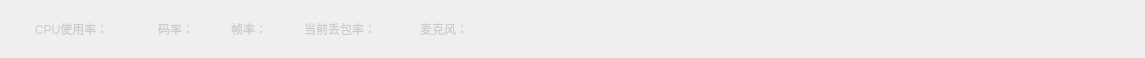
<?xml version="1.0" encoding="UTF-8"?>
<ui version="4.0">
 <class>RunningStateWdg</class>
 <widget class="QWidget" name="RunningStateWdg">
  <property name="geometry">
   <rect>
    <x>0</x>
    <y>0</y>
    <width>1145</width>
    <height>58</height>
   </rect>
  </property>
  <property name="windowTitle">
   <string>RunningStateWdg</string>
  </property>
  <layout class="QHBoxLayout" name="horizontalLayout">
   <property name="spacing">
    <number>0</number>
   </property>
   <property name="leftMargin">
    <number>35</number>
   </property>
   <property name="topMargin">
    <number>0</number>
   </property>
   <property name="rightMargin">
    <number>0</number>
   </property>
   <property name="bottomMargin">
    <number>0</number>
   </property>
   <item>
    <layout class="QHBoxLayout" name="horizontalLayout_2">
     <property name="spacing">
      <number>0</number>
     </property>
     <item>
      <widget class="QLabel" name="labCpuTitle">
       <property name="sizePolicy">
        <sizepolicy hsizetype="Preferred" vsizetype="Preferred">
         <horstretch>0</horstretch>
         <verstretch>0</verstretch>
        </sizepolicy>
       </property>
       <property name="styleSheet">
        <string notr="true">color:rgba(204,204,204,255);
</string>
       </property>
       <property name="text">
        <string>CPU使用率：</string>
       </property>
      </widget>
     </item>
     <item>
      <widget class="QLabel" name="labCpu">
       <property name="sizePolicy">
        <sizepolicy hsizetype="Preferred" vsizetype="Preferred">
         <horstretch>0</horstretch>
         <verstretch>0</verstretch>
        </sizepolicy>
       </property>
       <property name="styleSheet">
        <string notr="true">color:rgba(204,204,204,255);</string>
       </property>
       <property name="text">
        <string/>
       </property>
      </widget>
     </item>
     <item>
      <spacer name="horizontalSpacer_7">
       <property name="orientation">
        <enum>Qt::Horizontal</enum>
       </property>
       <property name="sizeType">
        <enum>QSizePolicy::Fixed</enum>
       </property>
       <property name="sizeHint" stdset="0">
        <size>
         <width>5</width>
         <height>20</height>
        </size>
       </property>
      </spacer>
     </item>
     <item>
      <widget class="QLabel" name="labIcoCpu">
       <property name="sizePolicy">
        <sizepolicy hsizetype="Preferred" vsizetype="Preferred">
         <horstretch>0</horstretch>
         <verstretch>0</verstretch>
        </sizepolicy>
       </property>
       <property name="styleSheet">
        <string notr="true">color: #FC5659;</string>
       </property>
       <property name="text">
        <string/>
       </property>
      </widget>
     </item>
     <item>
      <spacer name="horizontalSpacer_4">
       <property name="orientation">
        <enum>Qt::Horizontal</enum>
       </property>
       <property name="sizeType">
        <enum>QSizePolicy::Fixed</enum>
       </property>
       <property name="sizeHint" stdset="0">
        <size>
         <width>30</width>
         <height>20</height>
        </size>
       </property>
      </spacer>
     </item>
     <item>
      <widget class="QLabel" name="labBitRateTitle">
       <property name="sizePolicy">
        <sizepolicy hsizetype="Preferred" vsizetype="Preferred">
         <horstretch>0</horstretch>
         <verstretch>0</verstretch>
        </sizepolicy>
       </property>
       <property name="styleSheet">
        <string notr="true">color:rgba(204,204,204,255);
</string>
       </property>
       <property name="text">
        <string>码率：</string>
       </property>
      </widget>
     </item>
     <item>
      <widget class="QLabel" name="labbitRate">
       <property name="sizePolicy">
        <sizepolicy hsizetype="Preferred" vsizetype="Preferred">
         <horstretch>0</horstretch>
         <verstretch>0</verstretch>
        </sizepolicy>
       </property>
       <property name="styleSheet">
        <string notr="true">color:rgba(204,204,204,255);</string>
       </property>
       <property name="text">
        <string/>
       </property>
      </widget>
     </item>
     <item>
      <spacer name="horizontalSpacer_5">
       <property name="orientation">
        <enum>Qt::Horizontal</enum>
       </property>
       <property name="sizeType">
        <enum>QSizePolicy::Fixed</enum>
       </property>
       <property name="sizeHint" stdset="0">
        <size>
         <width>30</width>
         <height>20</height>
        </size>
       </property>
      </spacer>
     </item>
     <item>
      <widget class="QLabel" name="labFpsStateTitle">
       <property name="sizePolicy">
        <sizepolicy hsizetype="Preferred" vsizetype="Preferred">
         <horstretch>0</horstretch>
         <verstretch>0</verstretch>
        </sizepolicy>
       </property>
       <property name="styleSheet">
        <string notr="true">color:rgba(204,204,204,255);
</string>
       </property>
       <property name="text">
        <string>帧率：</string>
       </property>
      </widget>
     </item>
     <item>
      <widget class="QLabel" name="labFpsState">
       <property name="sizePolicy">
        <sizepolicy hsizetype="Preferred" vsizetype="Preferred">
         <horstretch>0</horstretch>
         <verstretch>0</verstretch>
        </sizepolicy>
       </property>
       <property name="styleSheet">
        <string notr="true">color:rgba(204,204,204,255);</string>
       </property>
       <property name="text">
        <string/>
       </property>
      </widget>
     </item>
     <item>
      <spacer name="horizontalSpacer_6">
       <property name="orientation">
        <enum>Qt::Horizontal</enum>
       </property>
       <property name="sizeType">
        <enum>QSizePolicy::Fixed</enum>
       </property>
       <property name="sizeHint" stdset="0">
        <size>
         <width>30</width>
         <height>20</height>
        </size>
       </property>
      </spacer>
     </item>
     <item>
      <widget class="QLabel" name="labLostPacketTitle">
       <property name="sizePolicy">
        <sizepolicy hsizetype="Preferred" vsizetype="Preferred">
         <horstretch>0</horstretch>
         <verstretch>0</verstretch>
        </sizepolicy>
       </property>
       <property name="styleSheet">
        <string notr="true">color:rgba(204,204,204,255);
</string>
       </property>
       <property name="text">
        <string>当前丢包率：</string>
       </property>
      </widget>
     </item>
     <item>
      <widget class="QLabel" name="labLostPacket">
       <property name="sizePolicy">
        <sizepolicy hsizetype="Preferred" vsizetype="Preferred">
         <horstretch>0</horstretch>
         <verstretch>0</verstretch>
        </sizepolicy>
       </property>
       <property name="styleSheet">
        <string notr="true">color:rgba(204,204,204,255);</string>
       </property>
       <property name="text">
        <string/>
       </property>
      </widget>
     </item>
     <item>
      <widget class="QLabel" name="labIcoLostPacket">
       <property name="sizePolicy">
        <sizepolicy hsizetype="Preferred" vsizetype="Preferred">
         <horstretch>0</horstretch>
         <verstretch>0</verstretch>
        </sizepolicy>
       </property>
       <property name="styleSheet">
        <string notr="true">color: #FC5659;</string>
       </property>
       <property name="text">
        <string/>
       </property>
      </widget>
     </item>
     <item>
      <spacer name="horizontalSpacer_2">
       <property name="orientation">
        <enum>Qt::Horizontal</enum>
       </property>
       <property name="sizeType">
        <enum>QSizePolicy::Fixed</enum>
       </property>
       <property name="sizeHint" stdset="0">
        <size>
         <width>30</width>
         <height>20</height>
        </size>
       </property>
      </spacer>
     </item>
     <item>
      <widget class="QLabel" name="label_mic_name">
       <property name="styleSheet">
        <string notr="true">color:rgba(204,204,204,255);</string>
       </property>
       <property name="text">
        <string>麦克风：</string>
       </property>
      </widget>
     </item>
     <item>
      <widget class="QWidget" name="widget" native="true">
       <property name="minimumSize">
        <size>
         <width>37</width>
         <height>0</height>
        </size>
       </property>
       <layout class="QVBoxLayout" name="verticalLayout">
        <property name="spacing">
         <number>0</number>
        </property>
        <property name="leftMargin">
         <number>5</number>
        </property>
        <property name="topMargin">
         <number>3</number>
        </property>
        <property name="rightMargin">
         <number>0</number>
        </property>
        <property name="bottomMargin">
         <number>0</number>
        </property>
        <item>
         <widget class="QLabel" name="label_mic_vol">
          <property name="minimumSize">
           <size>
            <width>39</width>
            <height>10</height>
           </size>
          </property>
          <property name="maximumSize">
           <size>
            <width>39</width>
            <height>10</height>
           </size>
          </property>
          <property name="styleSheet">
           <string notr="true">border-image: url(:/check/images/device_check/live_mic_1.png);</string>
          </property>
          <property name="text">
           <string/>
          </property>
         </widget>
        </item>
       </layout>
      </widget>
     </item>
    </layout>
   </item>
   <item>
    <spacer name="horizontalSpacer">
     <property name="orientation">
      <enum>Qt::Horizontal</enum>
     </property>
     <property name="sizeHint" stdset="0">
      <size>
       <width>40</width>
       <height>20</height>
      </size>
     </property>
    </spacer>
   </item>
  </layout>
 </widget>
 <layoutdefault spacing="6" margin="11"/>
 <resources>
  <include location="../Project/MainUI.qrc"/>
 </resources>
 <connections/>
</ui>
